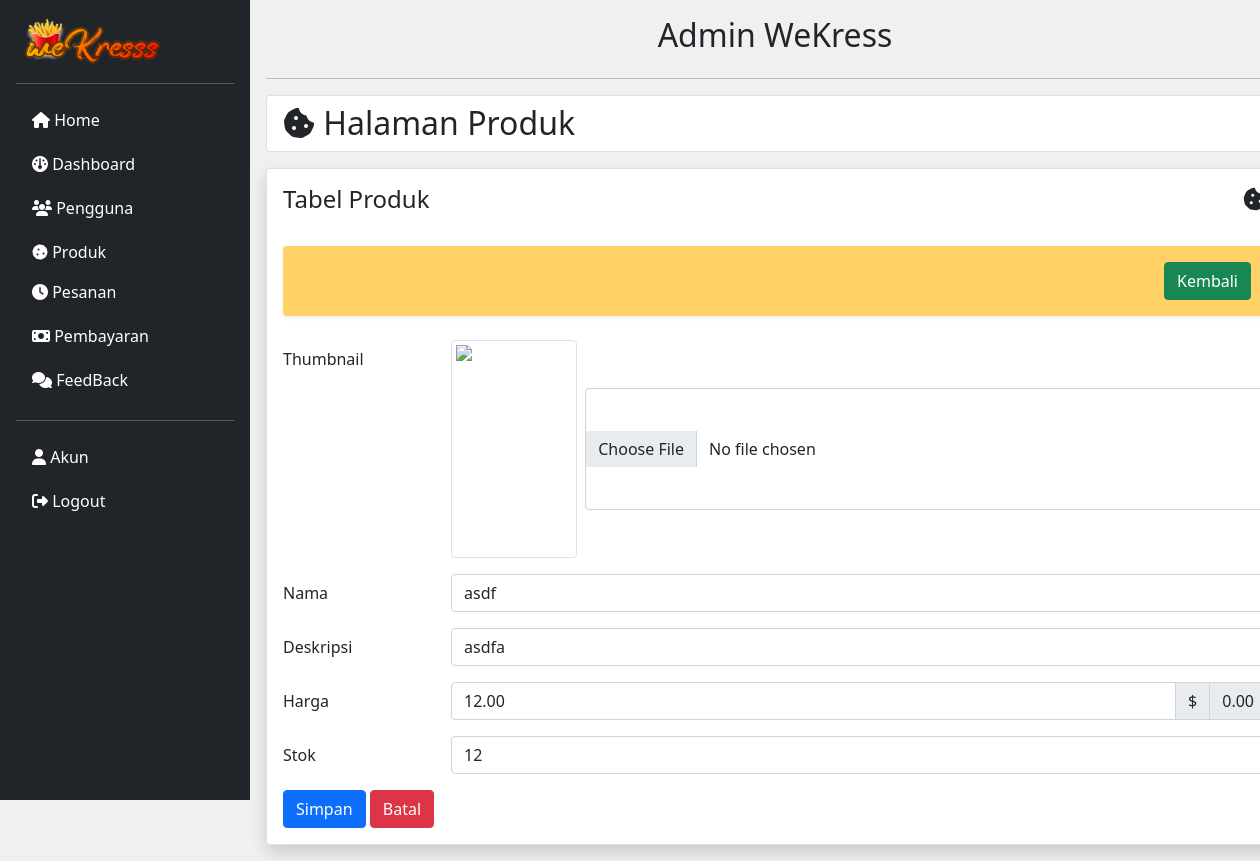
Page /Admin/editproduk.php?id_produk=75 on the committed database.
### tables this page shows
CREATE TABLE `produk` (
  `id_produk` int(11) NOT NULL,
  `gambar` varchar(255) DEFAULT NULL,
  `nama_produk` varchar(50) DEFAULT NULL,
  `id_kategori` int(11) NOT NULL,
  `deskripsi` text DEFAULT NULL,
  `harga` decimal(10,2) DEFAULT NULL,
  `stok` varchar(100) DEFAULT NULL
);

### Admin/editproduk.php (the view, shortened to what this page needs)
<!doctype html>
<html lang="en">
  <head>
    <link href="https://cdn.jsdelivr.net/npm/bootstrap@5.0.2/dist/css/bootstrap.min.css" rel="stylesheet">
    <link rel="stylesheet" href="https://cdnjs.cloudflare.com/ajax/libs/font-awesome/6.6.0/css/all.min.css" />
  </head>
  <body>
    <div class="d-flex">
        <div class="d-flex col-md-2 flex-column flex-shrink-0 p-3 text-white bg-dark" id="sidebar">
        <span class="fs-4"><img src="../images/wekress.png" width="150" ></span>
            <?php include 'sidebar.php' ?>
          </div>
          <div class="d-flex col-md-10 flex-column flex-shrin-0 p-3" id="content">
                <h2 class="text-center">Admin WeKress</h2>
                <hr>
            <div class="card mb-3">
                <h2 class="ms-3 my-2"><i class="fa-solid fa-cookie-bite"></i> Halaman Produk</h2>
            </div>
            <div class="card shadow box-area">
              <div class="text-center mb-3 mt-3 d-flex">
                <h4 class="ms-3">Tabel Produk</h4>
                <h4 class="ms-auto"><i class="fa-solid fa-cookie-bite"></i></h4>
            </div>
            <div class="d-flex align-items-center ms-3 me-3 p-3 my-2 text-white rounded shadow-sm" style="background: #ffd167;">
                <div class="ms-auto">
                  <a href="produk.php"  type="button" class="btn btn-success" data-bs-toggle="tooltip" title="Kembali" > Kembali</a>
                </div>
            </div>
            <div class="mt-3 mb-3 ms-3 me-3">
<?php
include '../source/koneksi.php';
$id_produk = $_GET['id_produk'];
$query = "SELECT * FROM produk WHERE id_produk = '$id_produk'";
$result = mysqli_query($koneksi, $query);
$produk = mysqli_fetch_assoc($result);
?>
            <form action="../source/proses_edit.php" method="post" enctype="multipart/form-data">
                          <div class="row mb-3">
                              <label for="inputEmail3" class="col-sm-2 col-form-label">Thumbnail</label>
                              <div class="col-sm-10">
                                <div class="d-flex">
                                <img src="../Database/<?= $produk['gambar']; ?>" width="150px" class="img-thumbnail">
                                <input type="file" class="form-control ms-2 py-5 my-5" name="gambar" value="<?= $produk['gambar']; ?>">
                                </div>
                              </div>
                            </div>
                            <div class="row mb-3">
                              <label for="inputEmail3" class="col-sm-2 col-form-label">Nama</label>
                              <div class="col-sm-10">
                                <input type="text" class="form-control" name="nama_produk" id="nama_produk" value="<?= $produk['nama_produk']; ?>" required>
                              </div>
                            </div>
                            <div class="row mb-3">
                              <label for="inputPassword3" class="col-sm-2 col-form-label">Deskripsi</label>
                              <div class="col-sm-10">
                                <input class="form-control" name="deskripsi" id="deskripsi" value="<?= $produk['deskripsi']; ?>" rows="3"></input>
                              </div>
                            </div>
                            <div class="row mb-3">
                              <label for="inputPassword3" class="col-sm-2 col-form-label">Harga</label>
                              <div class="col-sm-10">
                                <div class="input-group">
                                  <input type="number" class="form-control" name="harga" id="harga" value="<?= $produk['harga']; ?>" required>
                                  <span class="input-group-text">$</span>
                                  <span class="input-group-text">0.00</span>
                                </div>
                              </div>
                            </div>
                            <div class="row mb-3">
                              <label for="inputPassword3" class="col-sm-2 col-form-label">Stok</label>
                              <div class="col-sm-10">
                                <input type="number" class="form-control" name="stok" id="stok" value="<?= $produk['stok']; ?>" required>
                              </div>
                            </div>
                            <button type="submit" name="submit" class="btn btn-primary">Simpan</button>
                            <button type="reset" class="btn btn-danger">Batal</button>
                          </form>
            </div>
            </div>
    </div>
  </body>
</html>

### Admin/editproduk.php (style rules this page uses)
body { background: #f0f0f0; }

### Admin/sidebar.php (style rules this page uses)
body { background: #f0f0f0; }
#sidebar { position: fixed; min-width: 250px; max-width: 250px; height: 100vh; background-color: #343a40; color: white; transition: margin 0.3s; }
#content { margin-left: 250px; padding: 20px; }

### rows in the picture
produk: nama_produk "asdf", deskripsi "asdfa", harga "12.00", stok "12"
